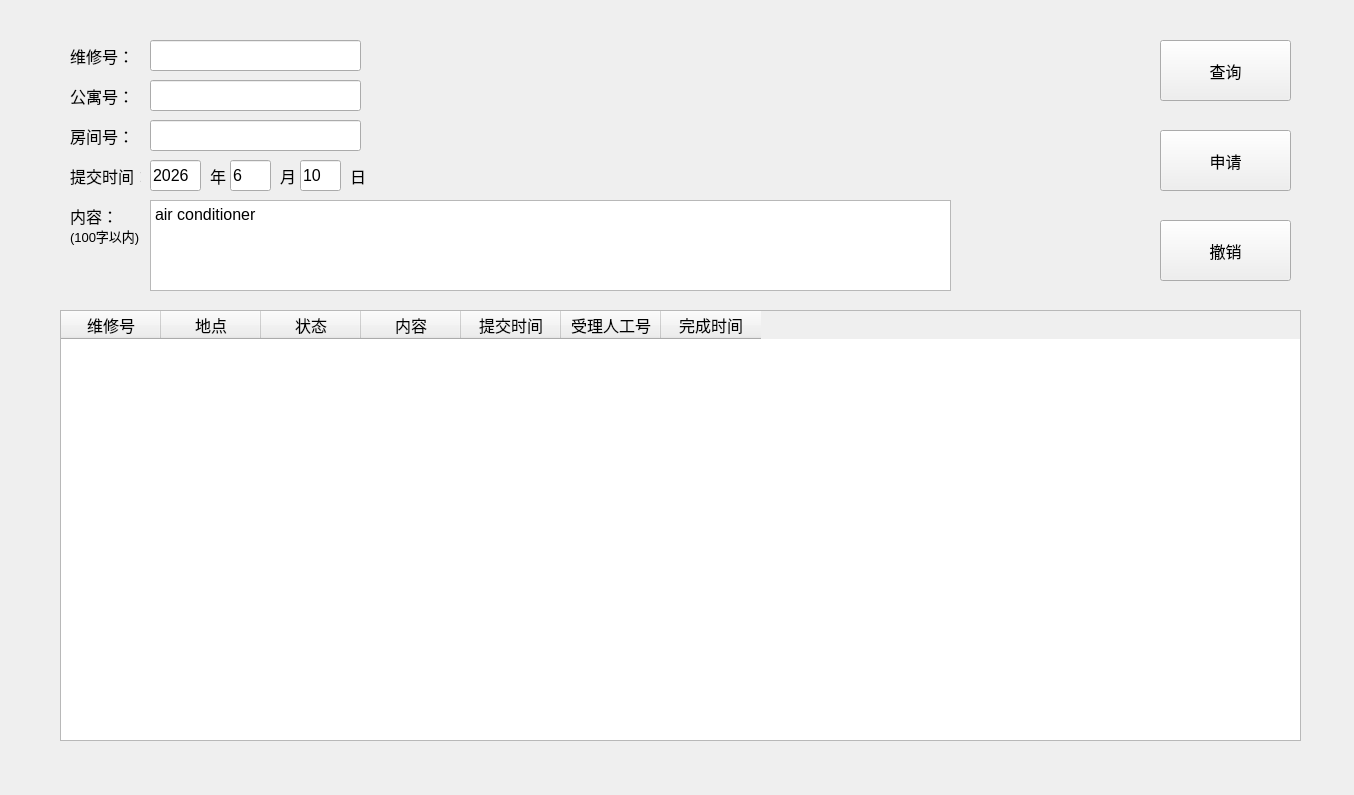
<?xml version="1.0" encoding="UTF-8"?>
<ui version="4.0">
 <class>stu_mtnc_interface</class>
 <widget class="QWidget" name="stu_mtnc_interface">
  <property name="geometry">
   <rect>
    <x>0</x>
    <y>0</y>
    <width>1354</width>
    <height>795</height>
   </rect>
  </property>
  <property name="font">
   <font>
    <pointsize>12</pointsize>
   </font>
  </property>
  <property name="windowTitle">
   <string>Form</string>
  </property>
  <widget class="QTableWidget" name="table">
   <property name="geometry">
    <rect>
     <x>60</x>
     <y>310</y>
     <width>1241</width>
     <height>431</height>
    </rect>
   </property>
   <property name="editTriggers">
    <set>QAbstractItemView::NoEditTriggers</set>
   </property>
   <property name="horizontalScrollMode">
    <enum>QAbstractItemView::ScrollPerPixel</enum>
   </property>
   <property name="rowCount">
    <number>0</number>
   </property>
   <property name="columnCount">
    <number>7</number>
   </property>
   <attribute name="verticalHeaderVisible">
    <bool>false</bool>
   </attribute>
   <column>
    <property name="text">
     <string>维修号</string>
    </property>
   </column>
   <column>
    <property name="text">
     <string>地点</string>
    </property>
   </column>
   <column>
    <property name="text">
     <string>状态</string>
    </property>
   </column>
   <column>
    <property name="text">
     <string>内容</string>
    </property>
   </column>
   <column>
    <property name="text">
     <string>提交时间</string>
    </property>
   </column>
   <column>
    <property name="text">
     <string>受理人工号</string>
    </property>
   </column>
   <column>
    <property name="text">
     <string>完成时间</string>
    </property>
   </column>
  </widget>
  <widget class="QLabel" name="label">
   <property name="geometry">
    <rect>
     <x>70</x>
     <y>40</y>
     <width>61</width>
     <height>31</height>
    </rect>
   </property>
   <property name="text">
    <string>维修号：</string>
   </property>
  </widget>
  <widget class="QLabel" name="label_2">
   <property name="geometry">
    <rect>
     <x>70</x>
     <y>80</y>
     <width>61</width>
     <height>31</height>
    </rect>
   </property>
   <property name="text">
    <string>公寓号：</string>
   </property>
  </widget>
  <widget class="QLabel" name="label_3">
   <property name="geometry">
    <rect>
     <x>70</x>
     <y>120</y>
     <width>61</width>
     <height>31</height>
    </rect>
   </property>
   <property name="text">
    <string>房间号：</string>
   </property>
  </widget>
  <widget class="QLabel" name="label_4">
   <property name="geometry">
    <rect>
     <x>70</x>
     <y>200</y>
     <width>61</width>
     <height>31</height>
    </rect>
   </property>
   <property name="text">
    <string>内容：</string>
   </property>
  </widget>
  <widget class="QPushButton" name="cancel">
   <property name="geometry">
    <rect>
     <x>1160</x>
     <y>220</y>
     <width>131</width>
     <height>61</height>
    </rect>
   </property>
   <property name="text">
    <string>撤销</string>
   </property>
  </widget>
  <widget class="QLabel" name="label_5">
   <property name="geometry">
    <rect>
     <x>70</x>
     <y>160</y>
     <width>71</width>
     <height>31</height>
    </rect>
   </property>
   <property name="text">
    <string>提交时间：</string>
   </property>
  </widget>
  <widget class="QLineEdit" name="mtid">
   <property name="geometry">
    <rect>
     <x>150</x>
     <y>40</y>
     <width>211</width>
     <height>31</height>
    </rect>
   </property>
   <property name="font">
    <font>
     <pointsize>18</pointsize>
    </font>
   </property>
   <property name="text">
    <string/>
   </property>
  </widget>
  <widget class="QLineEdit" name="flatid">
   <property name="geometry">
    <rect>
     <x>150</x>
     <y>80</y>
     <width>211</width>
     <height>31</height>
    </rect>
   </property>
  </widget>
  <widget class="QLineEdit" name="roomid">
   <property name="geometry">
    <rect>
     <x>150</x>
     <y>120</y>
     <width>211</width>
     <height>31</height>
    </rect>
   </property>
  </widget>
  <widget class="QLineEdit" name="year">
   <property name="geometry">
    <rect>
     <x>150</x>
     <y>160</y>
     <width>51</width>
     <height>31</height>
    </rect>
   </property>
   <property name="text">
    <string>2026</string>
   </property>
  </widget>
  <widget class="QLabel" name="label_6">
   <property name="geometry">
    <rect>
     <x>210</x>
     <y>160</y>
     <width>21</width>
     <height>31</height>
    </rect>
   </property>
   <property name="text">
    <string>年</string>
   </property>
  </widget>
  <widget class="QLineEdit" name="month">
   <property name="geometry">
    <rect>
     <x>230</x>
     <y>160</y>
     <width>41</width>
     <height>31</height>
    </rect>
   </property>
   <property name="text">
    <string>6</string>
   </property>
  </widget>
  <widget class="QLabel" name="label_7">
   <property name="geometry">
    <rect>
     <x>280</x>
     <y>160</y>
     <width>21</width>
     <height>31</height>
    </rect>
   </property>
   <property name="text">
    <string>月</string>
   </property>
  </widget>
  <widget class="QLabel" name="label_8">
   <property name="geometry">
    <rect>
     <x>350</x>
     <y>160</y>
     <width>21</width>
     <height>31</height>
    </rect>
   </property>
   <property name="text">
    <string>日</string>
   </property>
  </widget>
  <widget class="QLineEdit" name="day">
   <property name="geometry">
    <rect>
     <x>300</x>
     <y>160</y>
     <width>41</width>
     <height>31</height>
    </rect>
   </property>
   <property name="text">
    <string>10</string>
   </property>
  </widget>
  <widget class="QLabel" name="label_9">
   <property name="geometry">
    <rect>
     <x>70</x>
     <y>220</y>
     <width>71</width>
     <height>31</height>
    </rect>
   </property>
   <property name="font">
    <font>
     <pointsize>10</pointsize>
    </font>
   </property>
   <property name="text">
    <string>(100字以内)</string>
   </property>
  </widget>
  <widget class="QPushButton" name="apply">
   <property name="geometry">
    <rect>
     <x>1160</x>
     <y>130</y>
     <width>131</width>
     <height>61</height>
    </rect>
   </property>
   <property name="text">
    <string>申请</string>
   </property>
  </widget>
  <widget class="QPushButton" name="query">
   <property name="geometry">
    <rect>
     <x>1160</x>
     <y>40</y>
     <width>131</width>
     <height>61</height>
    </rect>
   </property>
   <property name="text">
    <string>查询</string>
   </property>
  </widget>
  <widget class="QPlainTextEdit" name="plainTextEdit">
   <property name="geometry">
    <rect>
     <x>150</x>
     <y>200</y>
     <width>801</width>
     <height>91</height>
    </rect>
   </property>
   <property name="plainText">
    <string>air conditioner
</string>
   </property>
  </widget>
 </widget>
 <resources/>
 <connections/>
</ui>
